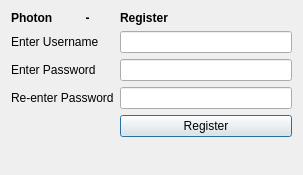
<?xml version="1.0" encoding="UTF-8"?>
<ui version="4.0">
 <class>RegisterDialog</class>
 <widget class="QDialog" name="RegisterDialog">
  <property name="windowModality">
   <enum>Qt::ApplicationModal</enum>
  </property>
  <property name="enabled">
   <bool>true</bool>
  </property>
  <property name="geometry">
   <rect>
    <x>0</x>
    <y>0</y>
    <width>303</width>
    <height>175</height>
   </rect>
  </property>
  <property name="sizePolicy">
   <sizepolicy hsizetype="Fixed" vsizetype="Fixed">
    <horstretch>0</horstretch>
    <verstretch>0</verstretch>
   </sizepolicy>
  </property>
  <property name="minimumSize">
   <size>
    <width>303</width>
    <height>175</height>
   </size>
  </property>
  <property name="maximumSize">
   <size>
    <width>303</width>
    <height>175</height>
   </size>
  </property>
  <property name="windowTitle">
   <string>Photon - Register</string>
  </property>
  <property name="windowIcon">
   <iconset>
    <normaloff>icon.ico</normaloff>icon.ico</iconset>
  </property>
  <property name="sizeGripEnabled">
   <bool>false</bool>
  </property>
  <layout class="QFormLayout" name="formLayout">
   <item row="1" column="0">
    <widget class="QLabel" name="label">
     <property name="text">
      <string>Enter Username</string>
     </property>
    </widget>
   </item>
   <item row="1" column="1">
    <widget class="QLineEdit" name="usernameInput"/>
   </item>
   <item row="3" column="0">
    <widget class="QLabel" name="label_2">
     <property name="text">
      <string>Enter Password</string>
     </property>
    </widget>
   </item>
   <item row="3" column="1">
    <widget class="QLineEdit" name="passwordInput1">
     <property name="enabled">
      <bool>true</bool>
     </property>
     <property name="echoMode">
      <enum>QLineEdit::Password</enum>
     </property>
    </widget>
   </item>
   <item row="4" column="0">
    <widget class="QLabel" name="label_5">
     <property name="text">
      <string>Re-enter Password</string>
     </property>
    </widget>
   </item>
   <item row="7" column="1">
    <widget class="QPushButton" name="registerButton">
     <property name="text">
      <string>Register</string>
     </property>
    </widget>
   </item>
   <item row="4" column="1">
    <widget class="QLineEdit" name="passwordInput2">
     <property name="echoMode">
      <enum>QLineEdit::Password</enum>
     </property>
    </widget>
   </item>
   <item row="8" column="0" colspan="2">
    <widget class="QLabel" name="errLabel">
     <property name="maximumSize">
      <size>
       <width>285</width>
       <height>26</height>
      </size>
     </property>
     <property name="palette">
      <palette>
       <active>
        <colorrole role="WindowText">
         <brush brushstyle="SolidPattern">
          <color alpha="255">
           <red>255</red>
           <green>0</green>
           <blue>0</blue>
          </color>
         </brush>
        </colorrole>
       </active>
       <inactive>
        <colorrole role="WindowText">
         <brush brushstyle="SolidPattern">
          <color alpha="255">
           <red>255</red>
           <green>0</green>
           <blue>0</blue>
          </color>
         </brush>
        </colorrole>
       </inactive>
       <disabled>
        <colorrole role="WindowText">
         <brush brushstyle="SolidPattern">
          <color alpha="255">
           <red>120</red>
           <green>120</green>
           <blue>120</blue>
          </color>
         </brush>
        </colorrole>
       </disabled>
      </palette>
     </property>
     <property name="text">
      <string/>
     </property>
    </widget>
   </item>
   <item row="0" column="0">
    <widget class="QLabel" name="label_3">
     <property name="font">
      <font>
       <weight>75</weight>
       <bold>true</bold>
      </font>
     </property>
     <property name="text">
      <string>Photon          - </string>
     </property>
    </widget>
   </item>
   <item row="0" column="1">
    <widget class="QLabel" name="label_4">
     <property name="font">
      <font>
       <weight>75</weight>
       <bold>true</bold>
      </font>
     </property>
     <property name="text">
      <string>Register</string>
     </property>
    </widget>
   </item>
  </layout>
 </widget>
 <resources/>
 <connections/>
</ui>
